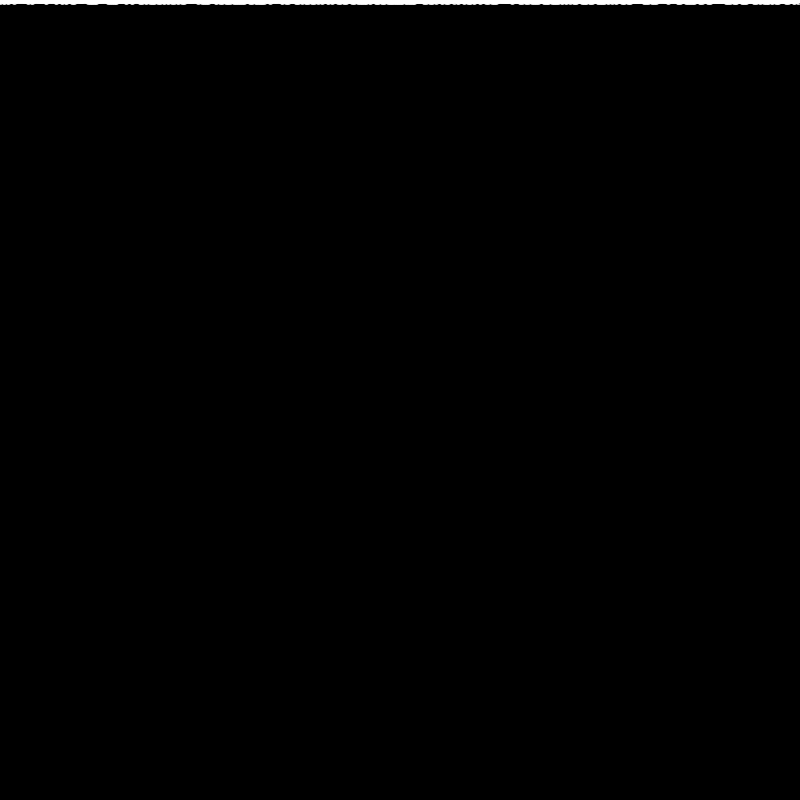
Frame 1 (no input)
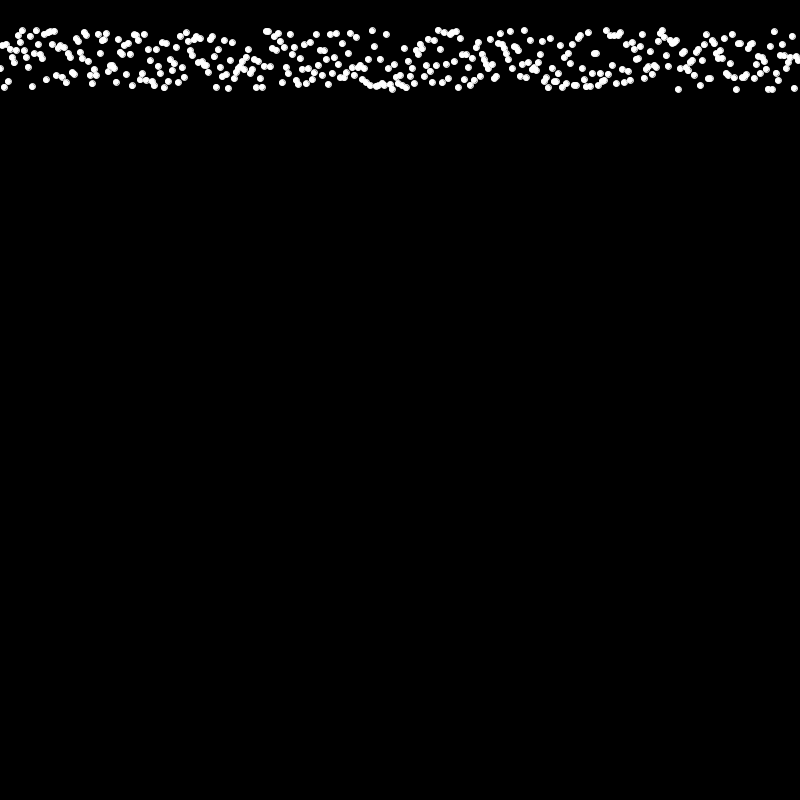
Frame 60 (the mouse pressed at the canvas centre just before this capture)
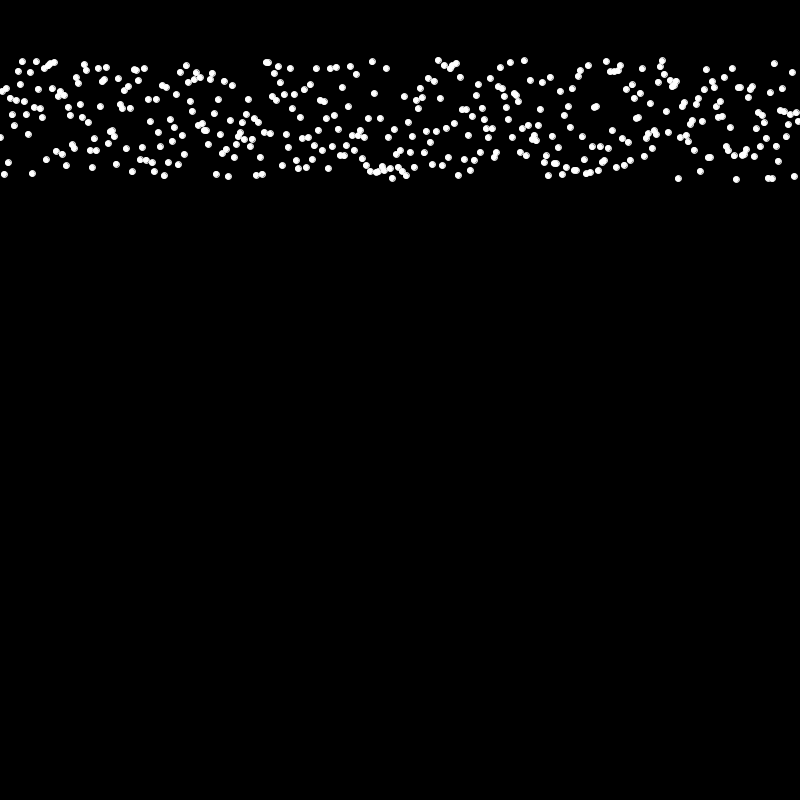
Frame 120 (the mouse held since frame 60 and released just before this capture)

The Processing sketch that drew these frames (run headless with seeded random() and noise(); from frame 60 on, the mouse is pressed at the canvas centre):

// Processing sketch: snow
// ── snow.pde
float gap=0, minSpeed=0.5, maxSpeed=1.5;

int snowQuan =400;

//snowQUan

float [] snowY= new float [snowQuan];

//snowY

float []snowSpeedY=new float [snowQuan];

PVector snowSize;

color strokeColor;

color snowColor;

color backgroundColor;

color ballColorAA;

color ballColorBB;

color ballColorCC;

float[] ballColorR= new float [snowQuan];

float[] ballColorG= new float [snowQuan];

float[] ballColorB= new float [snowQuan];


void setup() {



  size(800, 800);

  gap= width/ float(snowQuan);

  for ( int i=0; i<snowQuan; i++) {

    snowSpeedY[i]=random(minSpeed, maxSpeed);

    snowSize = new PVector(6, 6);

    strokeColor = color(255);

    snowColor = color(255);


    ballColorAA = color(255);

    ballColorBB = color(255);

    ballColorCC = color(255);



    ballColorR[i]= color(ballColorAA);

    ballColorG[i]=  color(ballColorBB);

    ballColorB[i]=  color(ballColorCC);


    //    backgroundColor = color(#8181FF);

    backgroundColor = color(0);
  }
}

void draw() {

  background (backgroundColor);

  for (int i=0; i<snowQuan; i++) {

    if (snowY[i] >height) {

      snowY[i]=0;

      snowSpeedY[i] =random(0.5, 2);
    } else {

      snowY[i]+=snowSpeedY[i];
    }

    stroke(strokeColor);

    strokeWeight(0.8);

    ellipse(i*gap, snowY[i], snowSize.x, snowSize.y);

    fill(snowColor);
  }
}


void keyReleased()

{

  // snow

  if (key =='1')

  {

    snowSize = new PVector(5, 5);



    for (int i=0; i<snowQuan; i++) {

      if (snowY[i] >height) {

        snowY[i]=0;

        snowSpeedY[i] =random(0.5, 2);


        strokeColor = (255);

        snowColor = color(255);

        backgroundColor = color(0);


        ballColorAA = color(255);

        ballColorBB = color(255);

        ballColorCC = color(255);
      }
    }
  }


  if (key =='2')

  {

    snowSize = new PVector(2, random(4, 8));


    for (int i=0; i<snowQuan; i++) {

      if (snowY[i] >height) {

        snowY[i]=0;

        snowSpeedY[i] =random(1, 2.5);


        strokeColor = (255);

        //   snowColor = color(255);

        backgroundColor = color(0);


        ballColorAA = color(255);

        ballColorBB = color(255);

        ballColorCC = color(255);
      }
    }
  }


  if (key =='3')

  {

    snowSize = new PVector(6, 6);

    for (int i=0; i<snowQuan; i++) {

      if (snowY[i] >height) {

        snowY[i]=0;

        snowSpeedY[i] =random(1, 2.5);


        strokeColor = color(255);

        snowColor = color(0);

        backgroundColor = color(0);


        ballColorAA = color(255);

        ballColorBB = color(255);

        ballColorCC = color(255);
      }
    }
  }


  if (key =='4')

  {

    snowSize = new PVector(5, 5);

    for (int i=0; i<snowQuan; i++) {

      if (snowY[i] >height) {

        snowY[i]=0;

        snowSpeedY[i] =random(1, 2.5);


        //     strokeColor = color(random(0, 255), random(0, 255), random(0, 255));

        //     snowColor = color(0);

        backgroundColor = color(0);


        ballColorAA = color(random(0, 255));

        ballColorBB  = color(random(0, 255));

        ballColorCC  = color(random(0, 255));
      }
    }
  }
}
